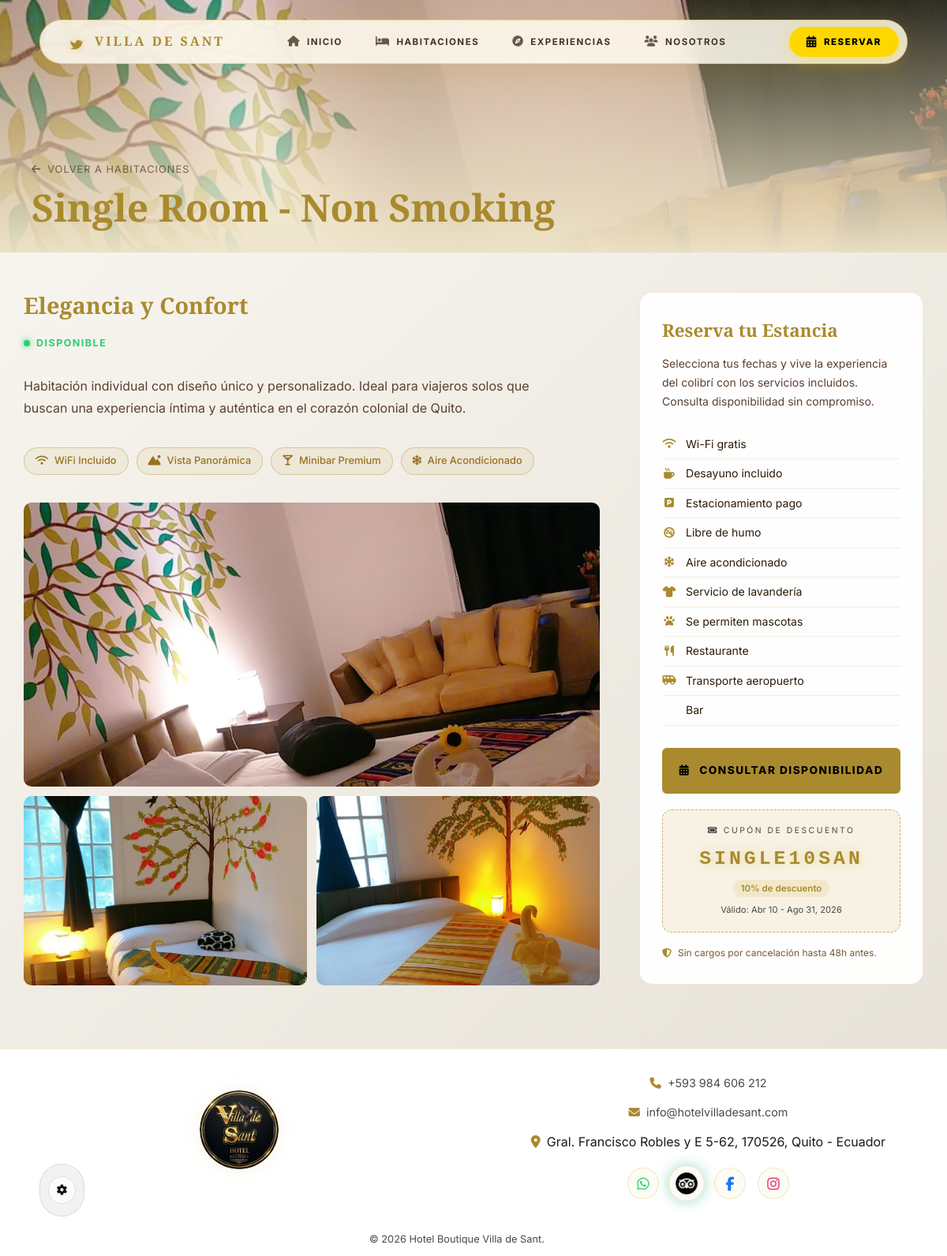
/index.php?action=habitacion&room=1, run on the app's committed database.
### tables this page shows
CREATE TABLE IF NOT EXISTS habitaciones (
    id INT AUTO_INCREMENT PRIMARY KEY,
    tipo VARCHAR(50) NOT NULL COMMENT 'Tipo de habitación (Single, Queen, etc.)',
    numero VARCHAR(10) NOT NULL COMMENT 'Número de habitación ej: 101',
    nombre VARCHAR(120) NOT NULL,
    descripcion TEXT,
    precio DECIMAL(10, 2) NOT NULL,
    estado ENUM('disponible', 'ocupado', 'mantenimiento') DEFAULT 'disponible',
    imagen VARCHAR(255),
    caracteristicas JSON,
    created_at TIMESTAMP DEFAULT CURRENT_TIMESTAMP,
    UNIQUE KEY uq_numero (numero)
);

CREATE TABLE IF NOT EXISTS cupones (
    id INT AUTO_INCREMENT PRIMARY KEY,
    habitacion_tipo VARCHAR(50) DEFAULT NULL COMMENT 'Aplica a todo un tipo. NULL = global',
    codigo VARCHAR(20) UNIQUE NOT NULL,
    descuento INT NOT NULL,
    fecha_inicio DATE NOT NULL,
    fecha_fin DATE NOT NULL,
    activo BOOLEAN DEFAULT TRUE,
    created_at TIMESTAMP DEFAULT CURRENT_TIMESTAMP
);

### controllers/PublicController.php (called while the page is built, shortened)
<?php
class PublicController {
    public function habitacion() {
        require_once 'views/usuario/habitacion-detalle.php';
    }
}
?>

### models/Room.php (called while the page is built, shortened)
<?php
class Room {
    private $conn;
    private $table_name = "habitaciones";
    public function __construct($db) {
        $this->conn = $db;
    }
    public function readOne($id) {
        $query = "SELECT * FROM " . $this->table_name . " WHERE id = ? LIMIT 0,1";
        $stmt = $this->conn->prepare($query);
        $stmt->bindParam(1, $id);
        $stmt->execute();
        return $stmt->fetch(PDO::FETCH_ASSOC);
    }
    public static function parseFeatures($json) {
        $features = json_decode($json, true);
        $result = [];
        foreach ($features as $f) {
            $parts = explode(':', $f, 2);
            $result[] = [
                'icon'  => $parts[0] ?? 'fa-circle',
                'label' => $parts[1] ?? $f
            ];
        }
        return $result;
    }
}
?>

### views/usuario/habitacion-detalle.php (the view, shortened to what this page needs)
<?php
require_once "models/Room.php";
$roomId = intval($_GET['room'] ?? 0);
$database = new Database();
$db = $database->getConnection();
$roomModel = new Room($db);
$room = $roomModel->readOne($roomId);
$isAvailable = $room['estado'] == 'disponible';
$features    = Room::parseFeatures($room['caracteristicas'] ?? null);
$amenities = [
    ['icon' => 'fa-wifi',            'label' => 'Wi-Fi gratis'],
    ['icon' => 'fa-mug-hot',         'label' => 'Desayuno incluido'],
    ['icon' => 'fa-square-parking',  'label' => 'Estacionamiento pago'],
    ['icon' => 'fa-ban-smoking',     'label' => 'Libre de humo'],
    ['icon' => 'fa-snowflake',       'label' => 'Aire acondicionado'],
    ['icon' => 'fa-shirt',           'label' => 'Servicio de lavandería'],
    ['icon' => 'fa-paw',             'label' => 'Se permiten mascotas'],
    ['icon' => 'fa-utensils',        'label' => 'Restaurante'],
    ['icon' => 'fa-van-shuttle',     'label' => 'Transporte aeropuerto'],
    ['icon' => 'fa-champagne-glass', 'label' => 'Bar'],
];
$coupon = null;
try {
    $stmtC = $db->prepare(
        "SELECT * FROM cupones WHERE habitacion_tipo = ? AND activo = 1 AND fecha_fin >= CURDATE() ORDER BY fecha_fin DESC LIMIT 1"
    );
    $stmtC->execute([$room['tipo']]);
    $coupon = $stmtC->fetch(PDO::FETCH_ASSOC);
} catch (Exception $e) {  }
$roomTypeFolder = "assets/img/" . str_replace('_', ' ', $room['tipo']);
$localImages = [];
if (is_dir($roomTypeFolder)) {
    $files = scandir($roomTypeFolder);
    foreach ($files as $file) {
        if (in_array(strtolower(pathinfo($file, PATHINFO_EXTENSION)), ['jpg', 'jpeg', 'png', 'webp'])) {
            $localImages[] = $roomTypeFolder . '/' . $file;
        }
    }
}
$mainImgPath = $room['imagen'] ? (strpos($room['imagen'], 'http') === 0 ? $room['imagen'] : BASE_URL . $room['imagen']) : 'https://lh3.googleusercontent.com/p/AF1QipMmnjV0M4xUEjDw-0RaGFiNhANIB6XM-I_a6War=s4000';
$heroImg = isset($localImages[0]) ? BASE_URL . $localImages[0] : $mainImgPath;
$img1 = $heroImg;
$img2 = isset($localImages[1]) ? BASE_URL . $localImages[1] : $mainImgPath;
$img3 = isset($localImages[2]) ? BASE_URL . $localImages[2] : $img1;
include_once "views/layouts/header.php";
?>
<main>
    <div class="room-detail-hero">
        <div class="room-detail-hero-content">
            <a href="index.php?action=habitaciones" class="back-link">
                <i class="fa-solid fa-arrow-left"></i> Volver a Habitaciones
            </a>
            <h1 class="serif"><?php echo htmlspecialchars($room['nombre']); ?></h1>
        </div>
    </div>
    <div class="room-detail-layout">
        <div class="room-main-content scroll-anim scroll-left">
            <h2 class="serif gold-text" style="font-size:1.8rem; margin-bottom:16px;">Elegancia y Confort</h2>
            <div class="room-status-badge <?php echo $isAvailable ? 'badge-available' : 'badge-occupied'; ?>">
                <div class="badge-dot"></div>
                <span><?php echo $isAvailable ? 'DISPONIBLE' : 'NO DISPONIBLE'; ?></span>
            </div>
            <p class="room-description"><?php echo nl2br(htmlspecialchars($room['descripcion'] ?? '')); ?></p>
            <?php if (!empty($features)): ?>
            <div class="room-unique-features">
                <?php foreach ($features as $f): ?>
                <div class="feature-chip">
                    <i class="fa-solid <?php echo htmlspecialchars($f['icon']); ?>"></i>
                    <?php echo htmlspecialchars($f['label']); ?>
                </div>
                <?php endforeach; ?>
            </div>
            <?php endif; ?>
            <div class="room-photo-grid">
                <div class="photo-main">
                    <img src="<?php echo $img1; ?>" alt="<?php echo htmlspecialchars($room['nombre']); ?>">
                </div>
                <div class="photo-sm">
                    <img src="<?php echo $img2; ?>" alt="Vista 2">
                </div>
                <div class="photo-sm">
                    <img src="<?php echo $img3; ?>" alt="Vista 3">
                </div>
            </div>
        </div>
        <div class="booking-sidebar scroll-anim scroll-right">
            <h3 class="sidebar-title">Reserva tu Estancia</h3>
            <p class="sidebar-sub">Selecciona tus fechas y vive la experiencia del colibrí con los servicios incluidos. Consulta disponibilidad sin compromiso.</p>
            <ul class="sidebar-amenities">
                <?php foreach ($amenities as $a): ?>
                <li>
                    <i class="fa-solid <?php echo $a['icon']; ?>"></i>
                    <?php echo $a['label']; ?>
                </li>
                <?php endforeach; ?>
            </ul>
            <a href="index.php?action=reserva&room=<?php echo $room['id']; ?>" class="btn-reservar">
                <i class="fa-solid fa-calendar-days"></i>
                CONSULTAR DISPONIBILIDAD
            </a>
            <?php if ($coupon): ?>
            <div class="coupon-box">
                <div class="coupon-label">
                    <i class="fa-solid fa-ticket"></i> Cupón de descuento
                </div>
                <div class="coupon-code"><?php echo htmlspecialchars($coupon['codigo']); ?></div>
                <div class="coupon-discount"><?php echo $coupon['descuento']; ?>% de descuento</div>
                <div class="coupon-validity">
                    Válido: <?php
                        $meses = ['Ene','Feb','Mar','Abr','May','Jun','Jul','Ago','Sep','Oct','Nov','Dic'];
                        $fi = $meses[intval(date('n', strtotime($coupon['fecha_inicio'])))-1] . ' ' . date('d', strtotime($coupon['fecha_inicio']));
                        $ff = $meses[intval(date('n', strtotime($coupon['fecha_fin'])))-1] . ' ' . date('d, Y', strtotime($coupon['fecha_fin']));
                        echo "$fi - $ff";
                    ?>
                </div>
            </div>
            <?php endif; ?>
            <div class="sidebar-disclaimer">
                <i class="fa-solid fa-shield-halved"></i>
                Sin cargos por cancelación hasta 48h antes.
            </div>
        </div>
    </div>
</main>
<?php include_once "views/layouts/footer.php"; ?>

### index.php (shortened to what this page needs)
<?php
$action = $_GET['action'] ?? 'home';
switch ($action) {
    case 'home':
    case 'nosotros':
    case 'experiencias':
    case 'habitaciones':
    case 'habitacion':
    case 'reserva':
        require_once 'controllers/PublicController.php';
        $controller = new PublicController();
        $controller->$action();
        break;
}
?>

### views/layouts/header.php (shortened to what this page needs)
<!DOCTYPE html>
<html lang="es">
<head>
    <link rel="stylesheet" href="https://cdnjs.cloudflare.com/ajax/libs/font-awesome/6.5.1/css/all.min.css">
    <link rel="stylesheet" href="<?php echo BASE_URL; ?>assets/css/global.css">
    <link rel="stylesheet" href="<?php echo BASE_URL; ?>assets/css/header-footer.css">
    <link rel="stylesheet" href="<?php echo BASE_URL; ?>assets/css/responsive.css">
</head>
<body>
    <?php include_once __DIR__ . "/nav.php"; ?>

### views/layouts/nav.php (shortened to what this page needs)
<?php
$current_action = $_GET['action'] ?? 'home';
?>
<header id="main-header">
    <div class="nav-container">
        <a href="<?php echo BASE_URL; ?>" class="logo">
            <span class="logo-text">VILLA DE SANT</span>
        </a>
        <nav class="desktop-nav">
            <ul class="nav-links">
                <li><a href="<?php echo BASE_URL; ?>?action=home" class="nav-link <?php echo $current_action == 'home' ? 'active' : ''; ?>"><i class="fa-solid fa-house"></i> INICIO</a></li>
                <li><a href="<?php echo BASE_URL; ?>?action=habitaciones" class="nav-link <?php echo $current_action == 'habitaciones' ? 'active' : ''; ?>"><i class="fa-solid fa-bed"></i> HABITACIONES</a></li>
                <li><a href="<?php echo BASE_URL; ?>?action=experiencias" class="nav-link <?php echo $current_action == 'experiencias' ? 'active' : ''; ?>"><i class="fa-solid fa-compass"></i> EXPERIENCIAS</a></li>
                <li><a href="<?php echo BASE_URL; ?>?action=nosotros" class="nav-link <?php echo $current_action == 'nosotros' ? 'active' : ''; ?>"><i class="fa-solid fa-users"></i> NOSOTROS</a></li>
            </ul>
        </nav>
        <a href="<?php echo BASE_URL; ?>?action=reserva" class="header-book-btn">
            <i class="fa-solid fa-calendar-days"></i>
            <span class="btn-text">RESERVAR</span>
        </a>
    </div>
</header>

### views/layouts/footer_content.php
<footer id="main-footer">
    <div class="container footer-grid">
        <div class="footer-brand text-center">
            <img src="<?php echo BASE_URL; ?>assets/img/logo.png" alt="Villa de Sant Logo" class="footer-img-logo">
        </div>
        <div class="f-links text-center">
            <ul>
                <li><a href="tel:+593984606212"><i class="fa-solid fa-phone" style="margin-right:8px;color:var(--primary-gold)"></i>+593 984 606 212</a></li>
                <li><a href="mailto:hola@villadesant.com"><i class="fa-solid fa-envelope" style="margin-right:8px;color:var(--primary-gold)"></i>info@hotelvilladesant.com</a></li>
                <li><i class="fa-solid fa-location-dot" style="margin-right:8px;color:var(--primary-gold)"></i>Gral. Francisco Robles y E 5-62, 170526, Quito - Ecuador</li>
            </ul>
            <div class="footer-social" style="margin-top: 20px; display: flex; justify-content: center; gap: 15px;">
                <a href="https://linktr.ee/hotelvilladesant?utm_source=linktree_profile_share" target="_blank" class="social-icon whatsapp">
                    <i class="fa-brands fa-whatsapp"></i>
                </a>
                <a href="https://www.tripadvisor.com/Hotel_Review-g294308-d12934076-Reviews-Villa_de_Sant_Hotel_Boutique-Quito_Pichincha_Province.html" target="_blank" class="social-icon tripadvisor">
                    <img src="<?php echo BASE_URL; ?>assets/img/tripadvisor_icon.png" alt="TripAdvisor" style="width: 24px; height: 24px; object-fit: contain;">
                </a>
                <a href="https://www.facebook.com/villadesanthotel/" target="_blank" class="social-icon facebook">
                    <i class="fa-brands fa-facebook-f"></i>
                </a>
                <a href="https://www.instagram.com/hotelvilladesant?igshid=YmMyMTA2M2Y%3D" target="_blank" class="social-icon instagram">
                    <i class="fa-brands fa-instagram"></i>
                </a>
            </div>
        </div>
    </div>
    <div class="footer-bottom">
        <p>&copy; 2026 Hotel Boutique Villa de Sant. <a href="<?php echo BASE_URL; ?>?action=login" style="color: transparent; cursor: default;">Admin</a></p>
    </div>
</footer>

### views/layouts/footer.php (shortened to what this page needs)
    <?php include_once __DIR__ . "/footer_content.php"; ?>
</body>
</html>

### assets/css/global.css (style rules this page uses)
html { background-color: #0A0A0A; scroll-behavior: smooth; overflow-x: hidden; max-width: 100vw; width: 100%; }
:root { --primary-gold: #D4AF37; --primary-gold-dark: #B5942B; --bg-gradient: linear-gradient(135deg, #0A0A0A, #16241a); --bg-card: rgba(22, 35, 28, 0.85); --bg-black: #0A0A0A; --bg-darker: #050505; --text-white: #F5F5F5; --text-gray: #B0B0B0; --accent-cream: #FFFDD0; --border-color: rgba(212, 175, 55, 0.2); --font-serif: 'Playfair Display', serif; --font-sans: 'Outfit', 'Inter', sans-serif; --transition: all 0.4s cubic-bezier(0.4, 0, 0.2, 1); --container-width: 1200px; }
body.light-mode { --primary-gold: #AA8A2E; --primary-gold-dark: #8E7324; --bg-gradient: linear-gradient(135deg, #F9F7F2, #E6E1D6); --bg-card: rgba(255, 255, 255, 0.95); --bg-black: #F5F5F7; --bg-darker: #FFFFFF; --text-white: #1A1A1A; --text-gray: #4A4A4A; --accent-cream: #FDFBF7; --border-color: rgba(170, 138, 46, 0.2); }
body.light-mode .reserva-form-card, body.light-mode .reserva-summary, body.light-mode .chat-box, body.light-mode .room-card, body.light-mode .preview-card, body.light-mode .exp-card, body.light-mode .booking-sidebar, body.light-mode .modal-content { background: var(--bg-card) !important; border-color: var(--border-color) !important; color: var(--text-white) !important; }
* { margin: 0; padding: 0; box-sizing: border-box; }
body { background: var(--bg-gradient); background-attachment: fixed; color: var(--text-white); font-family: var(--font-sans); line-height: 1.6; overflow-x: hidden; width: 100%; max-width: 100vw; position: relative; }
h1 { font-size: 2.8rem; line-height: 1.1; margin-bottom: 20px; }
h2 { font-size: 2.2rem; line-height: 1.2; margin-bottom: 25px; }
h3 { font-size: 1.5rem; margin-bottom: 15px; }
h1, h2, h3, h4, .serif { font-family: var(--font-serif); font-weight: 700; }
a { text-decoration: none; color: inherit; transition: var(--transition); }
ul { list-style: none; }
img { max-width: 100%; display: block; }
.container { max-width: var(--container-width); margin: 0 auto; padding: 0 20px; }
.scroll-anim { opacity: 0; transition: all 0.8s cubic-bezier(0.4, 0, 0.2, 1); will-change: opacity, transform; }
.scroll-left { transform: translateX(-50px); }
.scroll-right { transform: translateX(50px); }
.scroll-anim.is-visible { opacity: 1; transform: translate(0, 0); }
.text-center { text-align: center; }
.gold-text { color: var(--primary-gold); }
body { top: 0px !important; position: static !important; }

### data on the page
habitaciones: nombre "Single Room - Non Smoking", descripcion "Habitación individual con diseño único y personalizado. Ideal para viajeros solos que buscan una experiencia íntima y auténtica en el corazón colonial de Quito."
cupones: codigo "SINGLE10SAN", descuento "10", fecha_inicio "Abr 10", fecha_fin "Ago 31, 2026"

### other printed values
$f['label'] "WiFi Incluido"
$f['label'] "Vista Panorámica"
$f['label'] "Minibar Premium"
$f['label'] "Aire Acondicionado"
$a['label'] "Wi-Fi gratis"
$a['label'] "Desayuno incluido"
$a['label'] "Estacionamiento pago"
$a['label'] "Libre de humo"
$a['label'] "Aire acondicionado"
$a['label'] "Servicio de lavandería"
$a['label'] "Se permiten mascotas"
$a['label'] "Restaurante"
$a['label'] "Transporte aeropuerto"
$a['label'] "Bar"
